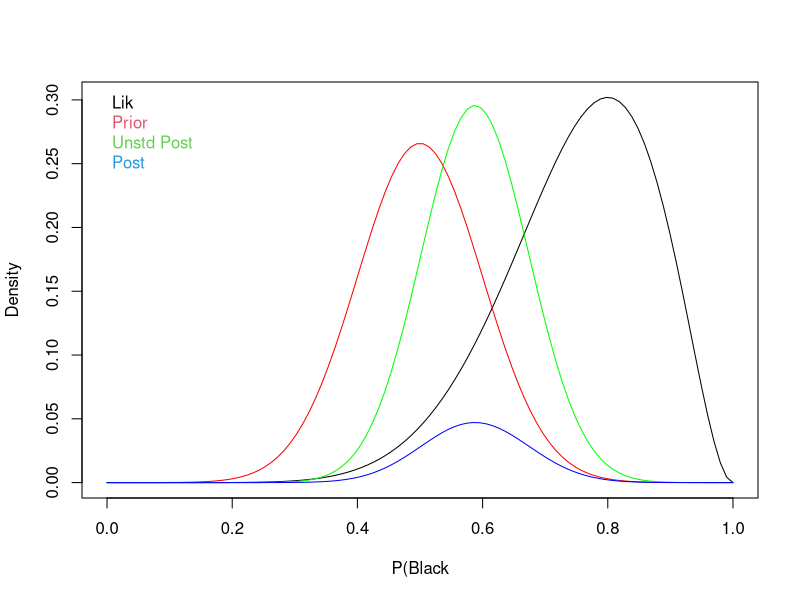

This chart was generated by the following R code:
rangeP <- seq(0,1,length.out=100)
plot(rangeP, dbinom(x=8,prob=rangeP,size=10),
type="l",xlab="P(Black",ylab="Density")

lines(rangeP,dnorm(x=rangeP,mean=.5,sd=.1) / 15, col ="red")

lik <- dbinom(x=8,prob=rangeP,size=10)
prior <- dnorm(x=rangeP,mean=.5,sd=.1)
lines(rangeP,lik*prior,col="green")

unstdPost <- lik * prior
stdPost <- unstdPost / sum(unstdPost)
lines(rangeP,stdPost,col="blue")
legend("topleft", legend=c("Lik", "Prior", "Unstd Post", "Post"),
text.col = 1:4, bty = "n")
